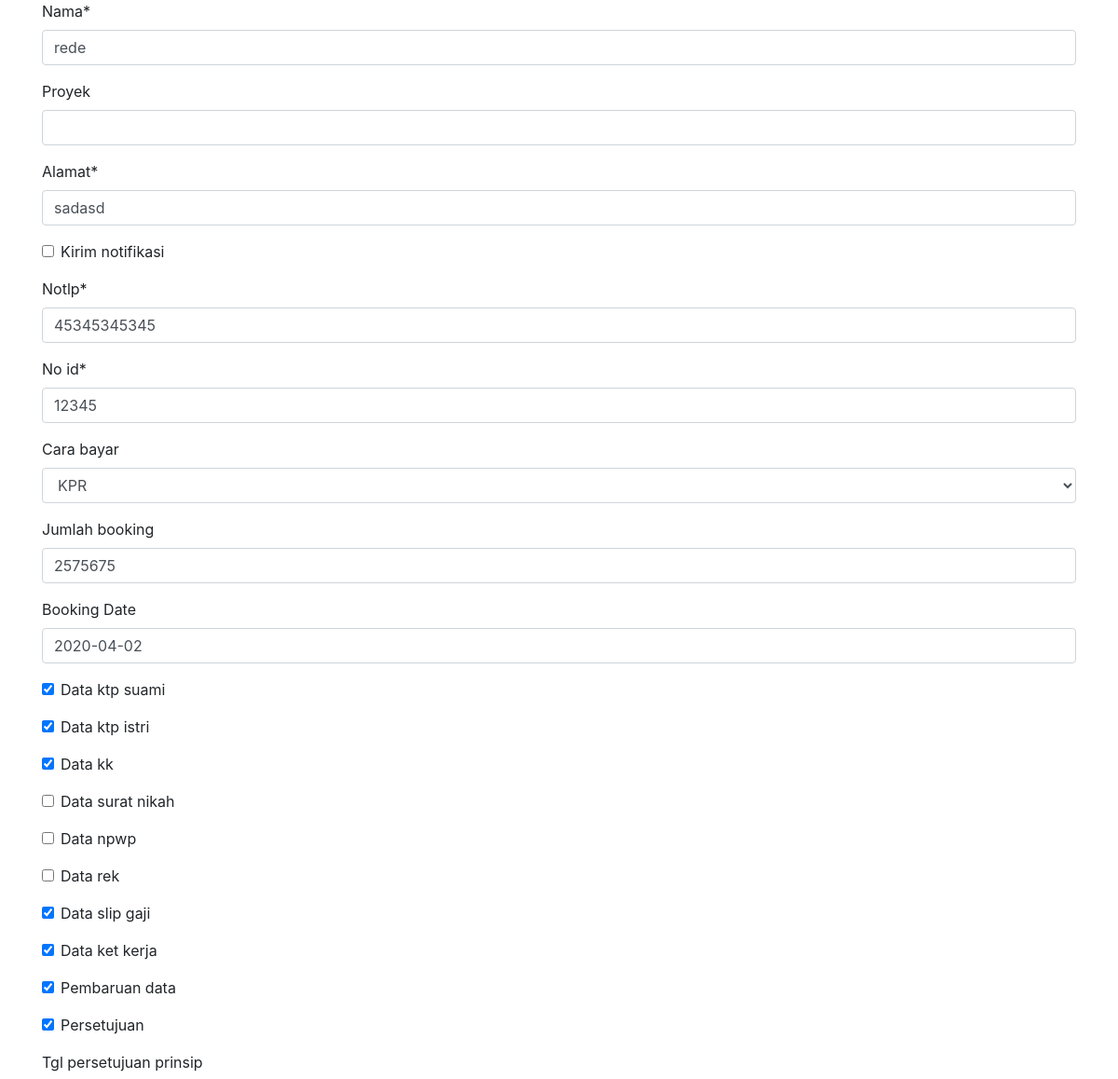
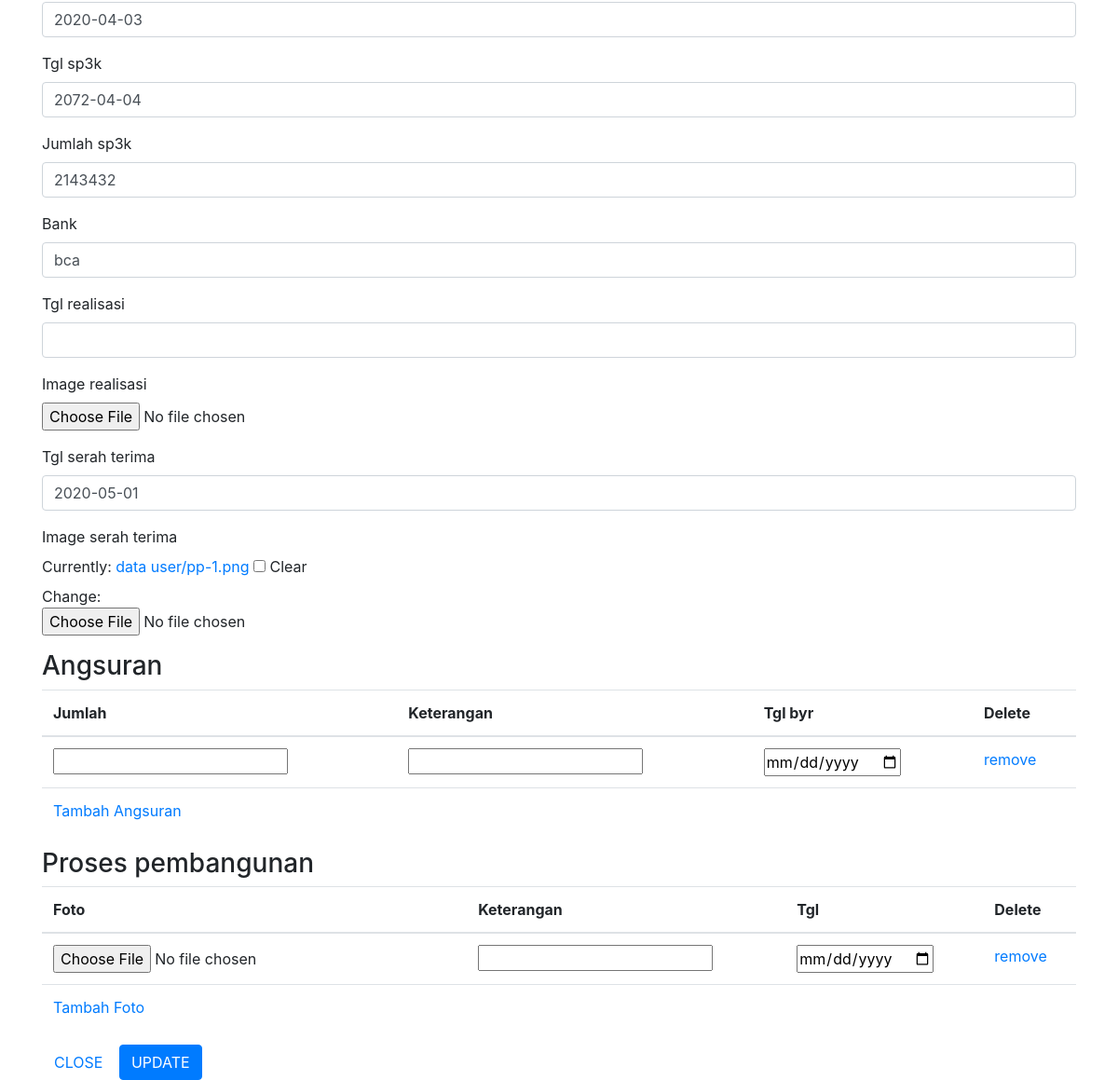
/product/form/customer/update/1, run on the app's committed database (2 pictures, top to bottom).
### property/models.py (models this page shows, shortened)
class Customer(models.Model):
    Pembayaran = (
        ('KPR', 'KPR'),
        ('Tunai Keras', 'Tunai Keras'),
        ('InHouse','InHouse')
    )
    user                            = models.ForeignKey(User, on_delete=models.CASCADE)
    nama                            = models.CharField(max_length=200)
    proyek                          = models.CharField(max_length=200, null=True, blank=True)
    alamat                          = models.CharField(max_length=200)
    kirim_notifikasi                = models.BooleanField(default=False)
    Notlp                           = models.DecimalField(max_digits=12, decimal_places=0)
    No_id                           = models.DecimalField(max_digits=15, decimal_places=0)
    cara_bayar                      = models.CharField(choices=Pembayaran, max_length=250, null=True, blank=True)
    Jumlah_booking                  = models.DecimalField(decimal_places=0, max_digits=30, blank=True, null=True)
    Booking_Date                    = models.DateField(blank=True, null=True)
    data_ktp_suami                  = models.BooleanField(default=False)
    data_ktp_istri                  = models.BooleanField(default=False)
    data_kk                         = models.BooleanField(default=False)
    data_surat_nikah                = models.BooleanField(default=False)
    data_npwp                       = models.BooleanField(default=False)
    data_rek                        = models.BooleanField(default=False)
    data_slip_gaji                  = models.BooleanField(default=False)
    data_ket_kerja                  = models.BooleanField(default=False)
    pembaruan_data                  = models.BooleanField(default=False)
    persetujuan                     = models.BooleanField(default=False)
    tgl_persetujuan_prinsip         = models.DateField(blank=True, null=True)
    tgl_sp3k                        = models.DateField(blank=True, null=True)
    jumlah_sp3k                     = models.DecimalField(decimal_places=0, max_digits=30, blank=True, null=True)
    Bank                            = models.CharField(max_length=255, blank=True, null=True)
    tgl_realisasi                   = models.DateField(blank=True, null=True)
    image_realisasi                 = models.ImageField(upload_to='data user', blank=True, null=True)
    tgl_serah_terima                = models.DateField(blank=True, null=True)
    image_serah_terima              = models.ImageField(upload_to='data user', blank=True, null=True)

### property/views.py (the view, shortened to what this page needs)
# urls.py: path("form/customer/update/<int:pk>", Csupdate.as_view(), name="csupdate"),
class Csupdate(UpdateView):
    form_class = UpdateCs
    template_name = 'cs/update.html'
    model = Customer
    success_url = reverse_lazy('adminlist')
    def get_context_data(self, **kwargs):
        data = super(Csupdate, self).get_context_data(**kwargs)
        if self.request.POST:
            data['titles'] = updatecsformset(self.request.POST, instance=self.object)
            data['pros'] = pbangunformset(self.request.POST, instance=self.object, files=self.request.FILES)
        else:
            data['titles'] = updatecsformset(instance=self.object)
            data['pros'] = pbangunformset(instance=self.object)
        return data

### property/forms.py
class UpdateCs(forms.ModelForm):
    class Meta:
        model = Customer
        exclude =('user',)
        widgets = {
            'Booking_Date': forms.DateInput(
                attrs={
                    'id':'datepickers'
                }
            ),
            'tgl_persetujuan_prinsip': forms.DateInput(
                attrs={
                    'id':'prinsip'
                }
            ),
            'tgl_sp3k': forms.DateInput(
                attrs={
                    'id':'sp3k'
                }
            ),
            'tgl_persetujuan': forms.DateInput(
                attrs={
                    'id':'persetujuan'
                }
            ),
            'tgl_realisasi': forms.DateInput(
                attrs={
                    'id':'realisasi'
                }
            ),
            'tgl_serah_terima': forms.DateInput(
                attrs={
                    'id':'serahterima'
                }
            ),
        }

### property/templates/cs/update.html (shortened to what this page needs)
{% extends 'base.html' %}
{% block content %}
{% load static %}
{% load widget_tweaks %}
{% load crispy_forms_tags %}
<div class="container">
        <form method="POST" action="{% url 'csupdate' form.instance.pk %}" class="js-book-update-form" enctype="multipart/form-data">
                {{form|crispy}}
                <h3>Angsuran</h3>
                <table class="table">
                  {% for form in titles.forms %}
                      {% if forloop.first %}
                          <thead>
                          <tr>
                              {% for field in form.visible_fields %}
                                  <th>{{ field.label|capfirst }}</th>
                              {% endfor %}
                          </tr>
                          </thead>
                      {% endif %}
                      <tr class="formset_row">
                          {% for field in form.visible_fields %}
                              <td>
                                  {{ field }}
                              </td>
                          {% endfor %}
                      </tr>
                  {% endfor %}
              </table>
              <h3>Proses pembangunan</h3>
              <table class="table">
                {% for form in pros.forms %}
                    {% if forloop.first %}
                        <thead>
                        <tr>
                            {% for field in form.visible_fields %}
                                <th>{{ field.label|capfirst }}</th>
                            {% endfor %}
                        </tr>
                        </thead>
                    {% endif %}
                    <tr class="formset_proses">
                        {% for field in form.visible_fields %}
                            <td>
                                {{ field }}
                            </td>
                        {% endfor %}
                    </tr>
                {% endfor %}
            </table>
            <button type="button" class="btn btn-default" data-dismiss="modal"> <a href="{% url 'adminlist' %}">Close</a> </button>
            <button type="submit" class="btn btn-primary" data-backdrop="false">Update</button>
        </form>
        </div>
  <link rel="stylesheet" href="https://maxcdn.bootstrapcdn.com/bootstrap/4.0.0/css/bootstrap.min.css">
  <link href="https://unpkg.com/gijgo@1.9.13/css/gijgo.min.css" rel="stylesheet" type="text/css" />
{% endblock %}

### static/css/style.css (style rules this page uses)
body { font-family: 'Poppins', sans-serif; color: #555555; background: #000000; }
h1, h2, h3, h4, h5, h6 { color: #000000; }
a { color: #000000; transition: all .5s ease; }
.btn { transition: .5s ease; }

### static/style.css (style rules this page uses)
.btn { border: 2px solid #fff; border-radius: 0; text-transform: uppercase; font-size: 0.75rem; font-weight: 500; color: #fff; padding: .5rem 1.6rem; position: relative; background: transparent; }

### static/css/classy-nav.css (style rules this page uses)
* { margin: 0; padding: 0; }
body { font-family: "Roboto", sans-serif; background-color: #f2f4f8; overflow-x: hidden; }

### data on the page
Customer: nama "rede", alamat "sadasd", Notlp "45345345345", No_id "12345", cara_bayar "KPR", Jumlah_booking "2575675", Booking_Date "2020-04-02", data_ktp_suami "☑", data_ktp_istri "☑", data_kk "☑", data_slip_gaji "☑", data_ket_kerja "☑", pembaruan_data "☑", persetujuan "☑", tgl_persetujuan_prinsip "2020-04-03", tgl_sp3k "2072-04-04", jumlah_sp3k "2143432", Bank "bca", tgl_serah_terima "2020-05-01"

### other printed values
{{ field.label|capfirst }} "Jumlah" "Keterangan" "Tgl byr" "Delete"
{{ field.label|capfirst }} "Foto" "Keterangan" "Tgl" "Delete"
